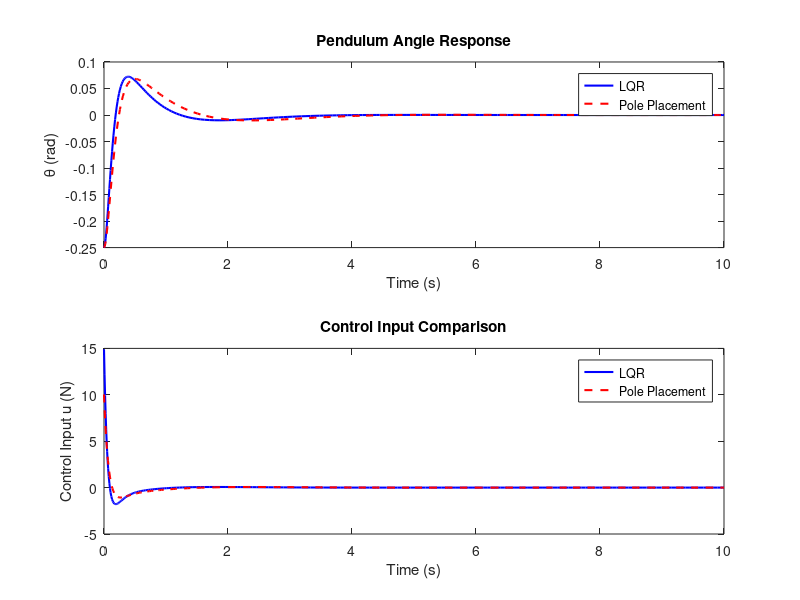

Reproduce this figure in MATLAB.
function cart_pendulum()
    create_controller();
end

function create_controller()
    % GET STATE SPACE MATRICES
    [A,B,C,D] = get_dynamics();

    % POLE PLACEMENT CONTROLLER
    desired_poles = [-10+1i, -10-1i, -1+1i, -1-1i];
    K_place = place(A, B, desired_poles);
    disp('Place gain K = ')
    disp(K_place)

    % LQR CONTROLLER
    Q = diag([10, 1, 100, 1]);
    R = 0.1;
    K_lqr = lqr(A,B,Q,R);
    eig_lqr = eig(A - B*K_lqr);
    disp('LQR gain K = ')
    disp(K_lqr)
    disp('LQR poles:')
    disp(eig_lqr)

    % SIMULATION SETTINGS
    tspan = [0 10];
    x0 = [0; 0; -0.25; 0]; 
    
    % LQR RESPONSE
    [t_lqr, x_lqr] = ode45(@(t,x) (A - B*K_lqr)*x, tspan, x0);
    u_lqr = -K_lqr*x_lqr';
    
    % PLACE RESPONSE
    [t_place, x_place] = ode45(@(t,x) (A - B*K_place)*x, tspan, x0);
    u_place = -K_place*x_place';

    % PLOTS
    figure;
    subplot(2,1,1)
    plot(t_lqr, x_lqr(:,3), 'b', 'LineWidth', 1.5)
    hold on
    plot(t_place, x_place(:,3), 'r--', 'LineWidth', 1.5)
    xlabel('Time (s)')
    ylabel('\theta (rad)')
    legend('LQR', 'Pole Placement')
    title('Pendulum Angle Response')
    
    subplot(2,1,2)
    plot(t_lqr, u_lqr(1,:), 'b', 'LineWidth', 1.5)
    hold on
    plot(t_place, u_place(1,:), 'r--', 'LineWidth', 1.5)
    xlabel('Time (s)')
    ylabel('Control Input u (N)')
    legend('LQR', 'Pole Placement')
    title('Control Input Comparison')
end

function [A,B,C,D] = get_dynamics()
% DEFINE PARAMETERS
M = .5;
m = 0.2;
b = 0.1;
I = 0.006;
g = 9.8;
l = 0.3;

p = I*(M+m)+M*m*l^2;

% BUILD STATE SPACE MODEL 
    A = [0      1              0           0;
         0 -(I+m*l^2)*b/p  (m^2*g*l^2)/p   0;
         0      0              0           1;
         0 -(m*l*b)/p       m*g*l*(M+m)/p  0];
    B = [     0;
         (I+m*l^2)/p;
              0;
            m*l/p];
    C = [1 0 0 0;
         0 0 1 0];
    D = [0;
         0];
end